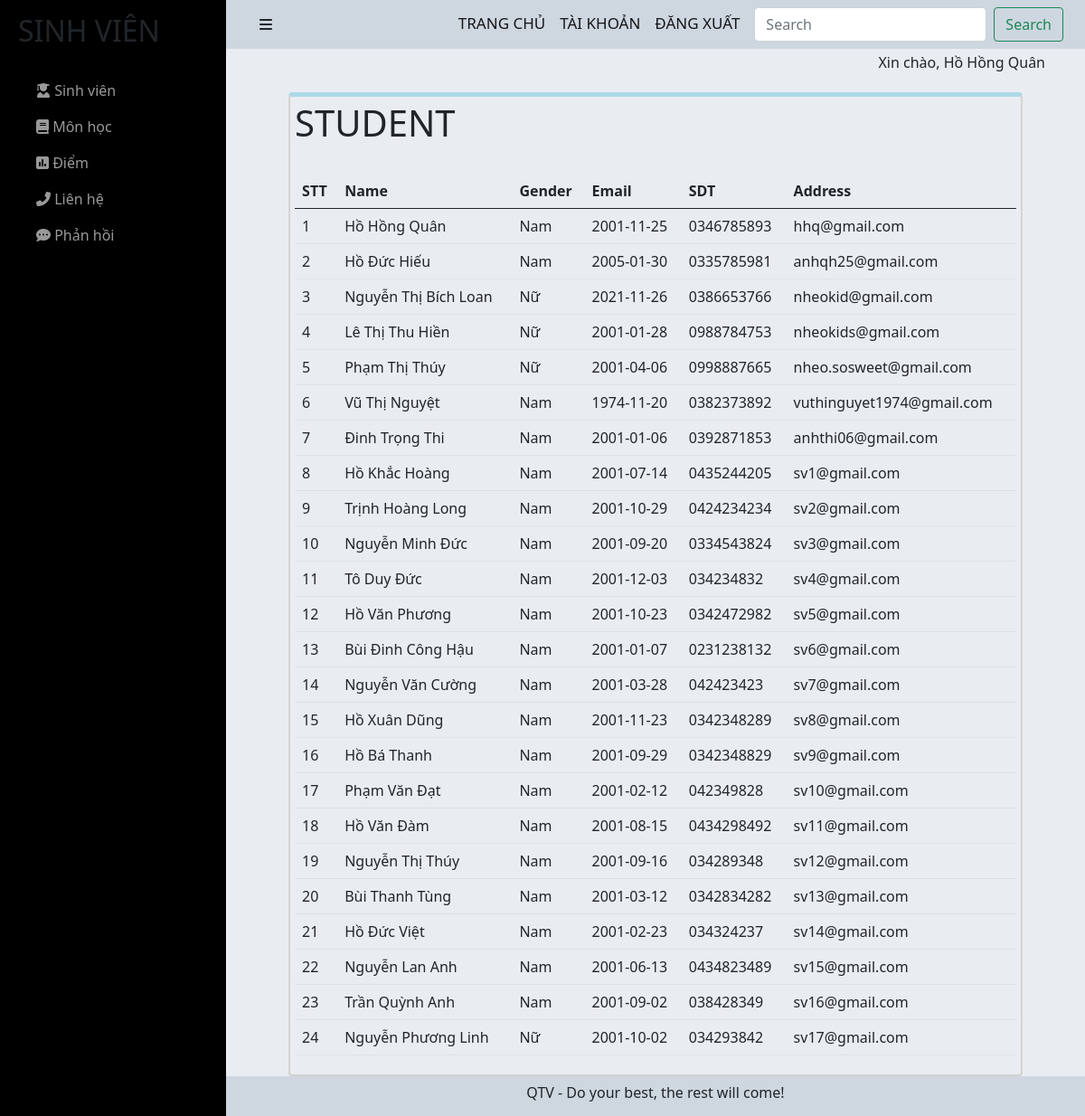
The app's page /admin/student/student.php (signed in) with its own data.
### tables this page shows
CREATE TABLE `users` (
  `user_id` int(11) NOT NULL,
  `user_name` varchar(255) NOT NULL,
  `user_avatar` varchar(255) DEFAULT NULL,
  `user_gioitinh` tinyint(4) NOT NULL,
  `user_birthday` date NOT NULL,
  `user_phone` varchar(255) NOT NULL,
  `user_email` varchar(255) NOT NULL,
  `user_pass` varchar(255) NOT NULL,
  `user_level` int(11) NOT NULL,
  `status` tinyint(4) NOT NULL,
  `code` varchar(255) NOT NULL,
  `code_forgot` varchar(255) NOT NULL
);

### admin/student/student.php (the view, shortened to what this page needs)
<?php include('./header.php') ?>
<br>
<br>
<div class="all-teacher">
    <h1 class="page-title">STUDENT</h1>
    <br>
<table class="table">
    <thead>
        <tr>
            <th scope="col">STT</th>
            <th scope="col">Name</th>
            <th scope="col">Gender</th>
            <th scope="col">Email</th>
            <th scope="col">SDT</th>
            <th scope="col">Address</th>
        </tr>
    </thead>
    <tbody>
        <?php
        $sql = "SELECT * from users where user_level = 0";
        $res = mysqli_query($conn, $sql);
        $sn = 1;
        if ($res == true) {
            while ($row = mysqli_fetch_assoc($res)) {
                $user_gioitinh = $row['user_gioitinh'];
        ?>
                <tr>
                    <td><?php echo $sn++ ?></td>
                    <td><?php echo $row['user_name']; ?></td>
                    <td>
                        <?php if ($user_gioitinh == 1) {
                            echo 'Nam';
                        }
                        if ($user_gioitinh == 0) {
                            echo 'Nữ';
                        }
                        ?>
                    </td>
                    <td><?php echo $row['user_birthday']; ?></td>
                    <td><?php echo $row['user_phone']; ?></td>
                    <td><?php echo $row['user_email']; ?></td>
                </tr>
        <?php
            }
        }
        ?>
    </tbody>
</table>
</div>
<?php include('./footer.php') ?>

### admin/student/sidebar.css (style rules this page uses)
h6 { margin-top: 0; }
.all-teacher { margin: auto; border: 2px solid lightgray; border-top: 5px solid lightblue; border-radius: 4px; padding: 5px; width: 90%; }

### records on screen
users: user_name "Hồ Hồng Quân", user_gioitinh "Nam", user_birthday "2001-11-25", user_phone "0346785893", user_email "hhq@gmail.com"
users: user_name "Hồ Đức Hiếu", user_gioitinh "Nam", user_birthday "2005-01-30", user_phone "0335785981", user_email "anhqh25@gmail.com"
users: user_name "Nguyễn Thị Bích Loan", user_gioitinh "Nữ", user_birthday "2021-11-26", user_phone "0386653766", user_email "nheokid@gmail.com"
users: user_name "Lê Thị Thu Hiền", user_gioitinh "Nữ", user_birthday "2001-01-28", user_phone "0988784753", user_email "nheokids@gmail.com"
users: user_name "Phạm Thị Thúy", user_gioitinh "Nữ", user_birthday "2001-04-06", user_phone "0998887665", user_email "nheo.sosweet@gmail.com"
users: user_name "Vũ Thị Nguyệt", user_gioitinh "Nam", user_birthday "1974-11-20", user_phone "0382373892", user_email "vuthinguyet1974@gmail.com"
users: user_name "Đinh Trọng Thi", user_gioitinh "Nam", user_birthday "2001-01-06", user_phone "0392871853", user_email "anhthi06@gmail.com"
users: user_name "Hồ Khắc Hoàng", user_gioitinh "Nam", user_birthday "2001-07-14", user_phone "0435244205", user_email "sv1@gmail.com"
users: user_name "Trịnh Hoàng Long", user_gioitinh "Nam", user_birthday "2001-10-29", user_phone "0424234234", user_email "sv2@gmail.com"
users: user_name "Nguyễn Minh Đức", user_gioitinh "Nam", user_birthday "2001-09-20", user_phone "0334543824", user_email "sv3@gmail.com"
users: user_name "Tô Duy Đức", user_gioitinh "Nam", user_birthday "2001-12-03", user_phone "034234832", user_email "sv4@gmail.com"
users: user_name "Hồ Văn Phương", user_gioitinh "Nam", user_birthday "2001-10-23", user_phone "0342472982", user_email "sv5@gmail.com"
users: user_name "Bùi Đinh Công Hậu", user_gioitinh "Nam", user_birthday "2001-01-07", user_phone "0231238132", user_email "sv6@gmail.com"
users: user_name "Nguyễn Văn Cường", user_gioitinh "Nam", user_birthday "2001-03-28", user_phone "042423423", user_email "sv7@gmail.com"
users: user_name "Hồ Xuân Dũng", user_gioitinh "Nam", user_birthday "2001-11-23", user_phone "0342348289", user_email "sv8@gmail.com"
users: user_name "Hồ Bá Thanh", user_gioitinh "Nam", user_birthday "2001-09-29", user_phone "0342348829", user_email "sv9@gmail.com"
users: user_name "Phạm Văn Đạt", user_gioitinh "Nam", user_birthday "2001-02-12", user_phone "042349828", user_email "sv10@gmail.com"
users: user_name "Hồ Văn Đàm", user_gioitinh "Nam", user_birthday "2001-08-15", user_phone "0434298492", user_email "sv11@gmail.com"
users: user_name "Nguyễn Thị Thúy", user_gioitinh "Nam", user_birthday "2001-09-16", user_phone "034289348", user_email "sv12@gmail.com"
users: user_name "Bùi Thanh Tùng", user_gioitinh "Nam", user_birthday "2001-03-12", user_phone "0342834282", user_email "sv13@gmail.com"
users: user_name "Hồ Đức Việt", user_gioitinh "Nam", user_birthday "2001-02-23", user_phone "034324237", user_email "sv14@gmail.com"
users: user_name "Nguyễn Lan Anh", user_gioitinh "Nam", user_birthday "2001-06-13", user_phone "0434823489", user_email "sv15@gmail.com"
users: user_name "Trần Quỳnh Anh", user_gioitinh "Nam", user_birthday "2001-09-02", user_phone "038428349", user_email "sv16@gmail.com"
users: user_name "Nguyễn Phương Linh", user_gioitinh "Nữ", user_birthday "2001-10-02", user_phone "034293842", user_email "sv17@gmail.com"

### other values on screen
$_SESSION['display-username'] "Xin chào, Hồ Hồng Quân"
